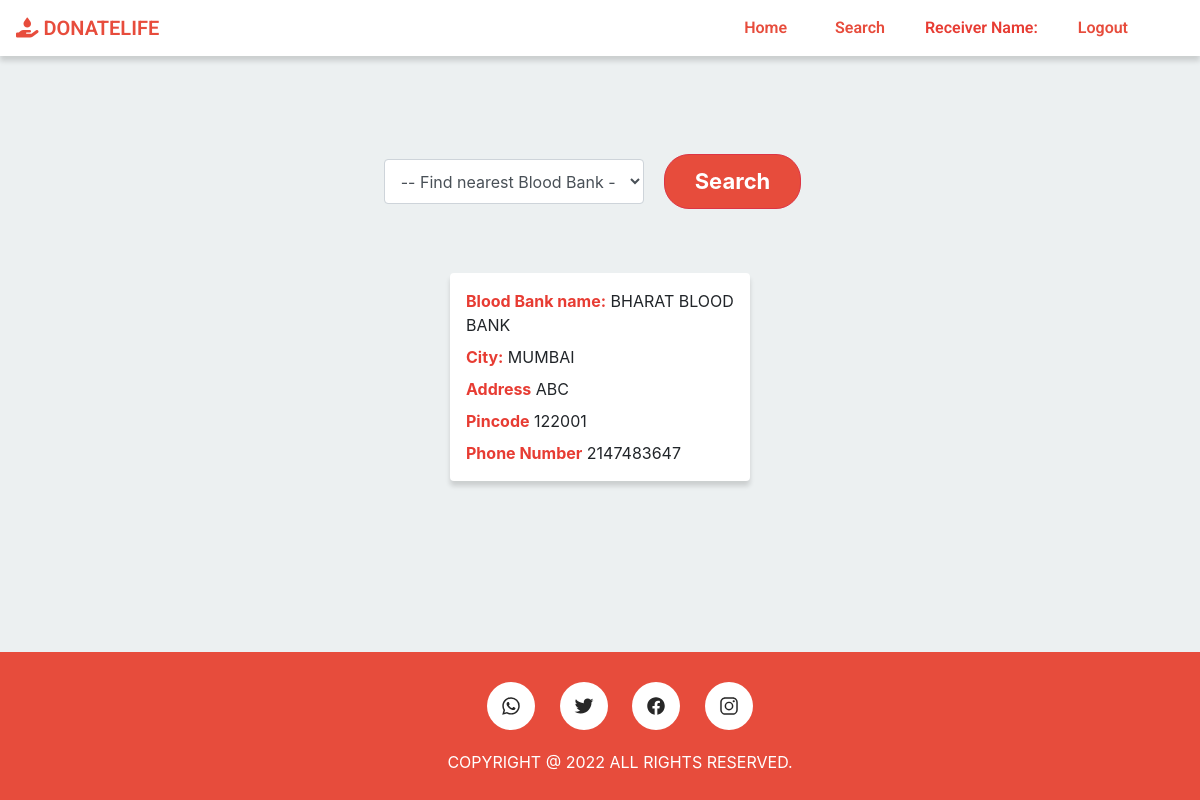
The page /Receiver/bloodBankList.php?city=MUMBAI on the database its author committed.
### tables this page shows
CREATE TABLE `blood_bank` (
  `id` int(11) NOT NULL,
  `bloodBankName` varchar(100) NOT NULL,
  `city` varchar(50) NOT NULL,
  `address` varchar(100) NOT NULL,
  `phone_no` int(11) NOT NULL,
  `pin_code` int(11) DEFAULT NULL
);

### receiver/bloodBankList.php (the view, shortened to what this page needs)
<?php
include '../include/config.php';
include('../include/Receivernav.php') ;
?>
<div>
    <div style="margin-top: 4rem; display: flex; align-items: center; justify-content: center;">
        <form action="/dbms/Receiver/bloodBankList.php" method="get" class="form-inline text-center" style="padding: 40px 0px 0px 5px;">
            <div class="form-group" style="text-align: center; justify-content:center;">
                <select style="width: 260px; height: 45px;" name="city" id="city" class="form-control demo-default" required>
                    <option value="">-- Find nearest Blood Bank --</option>
                </select>
            </div>
            <div class="form-group center-aligned">
                <button type="submit" class="btn btn-lg btn-danger">Search</button>
            </div>
        </form>
    </div>
		<?php
            if((isset($_GET['city']) && !empty($_GET['city']) )){
                $city=$_GET['city'];
                $sql="SELECT * FROM blood_bank WHERE city='$city'";
                $result=mysqli_query($connection,$sql);
                if(mysqli_num_rows($result)>0){
                    while($row=mysqli_fetch_assoc($result)){
                        if($row['city'] != ''){
                            echo '<div style="margin: 4rem auto 1rem; display: grid; gap: 0.5rem; width: 25%; background: #fff; border-radius: 4px; padding: 1rem; box-shadow: 0px 5px 5px 0px rgb(0 0 0 / 14%);">
                            <span><strong style="color: #e73c33">Blood Bank name:</strong> '.$row['bloodBankName'].'</span>
                            <span><strong style="color: #e73c33">City:</strong> '.$row['city'].'</span>
                            <span><strong style="color: #e73c33">Address</strong> '.$row['address'].'</span>
                            <span><strong style="color: #e73c33">Pincode</strong> '.$row['pin_code'].'</span>
                            <span><strong style="color: #e73c33">Phone Number</strong> '.$row['phone_no'].'</span>
                            </div>';
                        }else{
                            echo '<div style="display: grid; gap: 0.5rem; width: 25%; background: #fff; border-radius: 4px; padding: 1rem; box-shadow: 0px 5px 5px 0px rgb(0 0 0 / 14%);">
                            <h4 class="name text-center">Data Not Found</h4>
                            </div>';
                        }
                    }
                }else{
                    echo '<div style="width: 50%; margin: 4rem auto;" class="alert alert-success alert-dismissible fade show" role="alert">
                    <strong>Data Not Found.</strong>
                    <button type="button" class="close" data-dismiss="alert" aria-label="Close">
                    <span aria-hidden="true">&times;</span>
                    </button></div>';
                }
            }
        ?>
</div>
<?php
include('../include/footer.php');
?>

### css/styles.css (style rules this page uses)
body { background: #f1f4f7; padding-top: 50px; color: #5f6468; font-family: "Roboto", sans-serif; }
.form-control { border: 1px solid #eee; box-shadow: none; }
.btn-danger, .btn-danger:hover, .btn-danger:focus, .btn-danger:active, .btn-danger.active, .open > .dropdown-toggle.btn-danger, .btn-danger.disabled, .btn-danger[disabled], fieldset[disabled] .btn-danger, .btn-danger.disabled:hover, .btn-danger[disabled]:hover, fieldset[disabled] .btn-danger:hover, .btn-danger.disabled:focus, .btn-danger[disabled]:focus, fieldset[disabled] .btn-danger:focus, .btn-danger.disabled:active, .btn-danger[disabled]:active, fieldset[disabled] .btn-danger:active, .btn-danger.disabled.active, .btn-danger[disabled].active, fieldset[disabled] .btn-danger.active { background-color: #f9243f; border-color: #f9243f; }
.btn-danger { background-color: #e74c3c; border-radius: 25px; padding: 10px 30px; font-size: 22px; font-weight: 700; }
.center-aligned { display: table; margin: 0 auto; }

### css/custom.css (style rules this page uses)
@media (min-width: 768px) { .form-group { text-align: center; } }
body { background-color: #ecf0f1; width: 100%; overflow-x: hidden; height: 100%; min-height: 100vh; display: grid; }
.form-group { padding-right: 20px; }
.btn-danger { background-color: #e74c3c; border-radius: 25px; padding: 10px 30px; font-size: 22px; font-weight: 700; }
.center-aligned { display: table; margin: 0 auto; }

### rows shown on the page
blood_bank: bloodBankName "BHARAT BLOOD BANK", city "MUMBAI", address "ABC", pin_code "122001", phone_no "2147483647"
